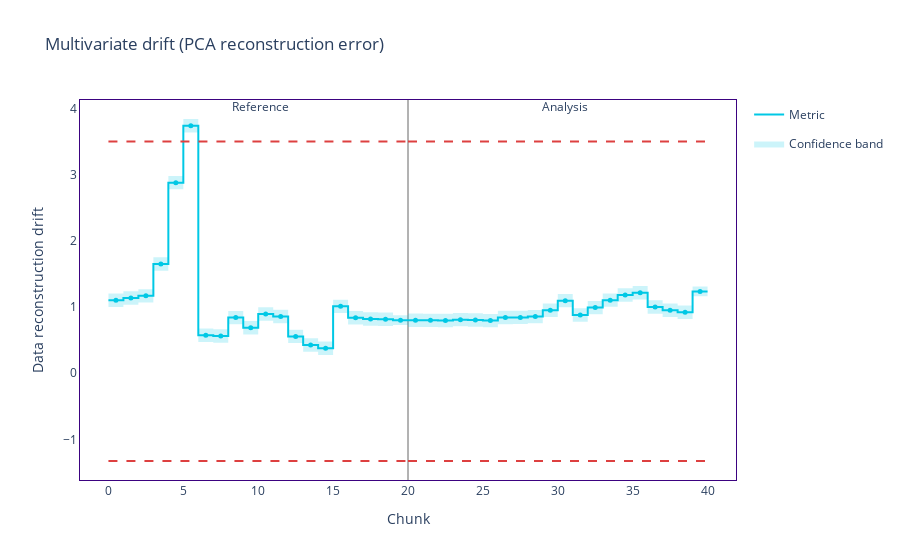

The cell this chart's notebook holds for it:
### Code cell
plot_multivariate_drift(reference_data, df2_nanny)

### Figure 1 — Plotly figure (JSON) as saved in the notebook; plotly's stock layout.template omitted (floating-point values rounded to 4 significant figures; data arrays with more than 128 entries replaced by an {"elided": "..."} marker saying what was removed)
{"data": [{"hoverinfo": "skip", "legendgroup": "metric_reference", "line": {"color": "#00c8e5", "shape": "hv", "width": 2}, "mode": "lines", "name": "Metric", "showlegend": true, "type": "scatter", "x": [0, 1, 2, 3, 4, 5, 6, 7, 8, 9, 10, 11, 12, 13, 14, 15, 16, 17, 18, 19, 20], "y": [1.106, 1.139, 1.171, 1.653, 2.884, 3.746, 0.5745, 0.5636, 0.8426, 0.6897, 0.8973, 0.8586, 0.5578, 0.428, 0.379, 1.013, 0.8398, 0.8209, 0.8164, 0.8039, 0.8039]}, {"customdata": {"elided": "20x7 mixed values"}, "hovertemplate": "%{customdata[1]} &nbsp; &nbsp; %{customdata[2]} <br />Chunk: <b>%{customdata[3]}</b> &nbsp; &nbsp; %{customdata[4]} <br />%{customdata[0]}: <b>%{customdata[5]}</b><br />Confidence band: +/- <b>%{customdata[6]}</b><br /><extra></extra>", "legendgroup": "metric_reference", "marker": {"color": "#00c8e5", "size": 5, "symbol": "circle"}, "mode": "markers", "name": "Metric", "showlegend": false, "type": "scatter", "x": [0.5, 1.5, 2.5, 3.5, 4.5, 5.5, 6.5, 7.5, 8.5, 9.5, 10.5, 11.5, 12.5, 13.5, 14.5, 15.5, 16.5, 17.5, 18.5, 19.5], "y": [1.106, 1.139, 1.171, 1.653, 2.884, 3.746, 0.5745, 0.5636, 0.8426, 0.6897, 0.8973, 0.8586, 0.5578, 0.428, 0.379, 1.013, 0.8398, 0.8209, 0.8164, 0.8039, 0.8039]}, {"hoverinfo": "skip", "legendgroup": "metric_analysis", "line": {"color": "#00c8e5", "shape": "hv", "width": 2}, "mode": "lines", "name": "Metric", "showlegend": false, "type": "scatter", "x": [20, 21, 22, 23, 24, 25, 26, 27, 28, 29, 30, 31, 32, 33, 34, 35, 36, 37, 38, 39, 40], "y": [0.803, 0.8009, 0.7975, 0.8112, 0.8052, 0.7972, 0.8445, 0.8456, 0.8577, 0.9537, 1.099, 0.8819, 0.9935, 1.107, 1.184, 1.218, 1.003, 0.9533, 0.9234, 1.238, 1.238]}, {"customdata": {"elided": "20x7 mixed values"}, "hovertemplate": "%{customdata[1]} &nbsp; &nbsp; %{customdata[2]} <br />Chunk: <b>%{customdata[3]}</b> &nbsp; &nbsp; %{customdata[4]} <br />%{customdata[0]}: <b>%{customdata[5]}</b><br />Confidence band: +/- <b>%{customdata[6]}</b><br /><extra></extra>", "legendgroup": "metric_analysis", "marker": {"color": "#00c8e5", "size": 5, "symbol": "circle"}, "mode": "markers", "name": "Metric", "showlegend": false, "type": "scatter", "x": [20.5, 21.5, 22.5, 23.5, 24.5, 25.5, 26.5, 27.5, 28.5, 29.5, 30.5, 31.5, 32.5, 33.5, 34.5, 35.5, 36.5, 37.5, 38.5, 39.5], "y": [0.803, 0.8009, 0.7975, 0.8112, 0.8052, 0.7972, 0.8445, 0.8456, 0.8577, 0.9537, 1.099, 0.8819, 0.9935, 1.107, 1.184, 1.218, 1.003, 0.9533, 0.9234, 1.238, 1.238]}, {"hoverinfo": "skip", "legendgroup": "alert", "marker": {"color": "#DD4040", "size": 8, "symbol": "diamond"}, "mode": "markers", "name": "Alert", "showlegend": true, "type": "scatter", "x": [], "y": []}, {"hoverinfo": "skip", "legendgroup": "thresh", "line": {"color": "#DD4040", "dash": "dash", "width": 2}, "mode": "lines", "name": "Threshold", "showlegend": false, "type": "scatter", "x": [0, 1, 2, 3, 4, 5, 6, 7, 8, 9, 10, 11, 12, 13, 14, 15, 16, 17, 18, 19, 20], "y": [3.506, 3.506, 3.506, 3.506, 3.506, 3.506, 3.506, 3.506, 3.506, 3.506, 3.506, 3.506, 3.506, 3.506, 3.506, 3.506, 3.506, 3.506, 3.506, 3.506, 3.506]}, {"hoverinfo": "skip", "legendgroup": "thresh", "line": {"color": "#DD4040", "dash": "dash", "width": 2}, "mode": "lines", "name": "Threshold", "showlegend": false, "type": "scatter", "x": [0, 1, 2, 3, 4, 5, 6, 7, 8, 9, 10, 11, 12, 13, 14, 15, 16, 17, 18, 19, 20], "y": [-1.327, -1.327, -1.327, -1.327, -1.327, -1.327, -1.327, -1.327, -1.327, -1.327, -1.327, -1.327, -1.327, -1.327, -1.327, -1.327, -1.327, -1.327, -1.327, -1.327, -1.327]}, {"hoverinfo": "skip", "legendgroup": "thresh", "line": {"color": "#DD4040", "dash": "dash", "width": 2}, "mode": "lines", "name": "Threshold", "showlegend": false, "type": "scatter", "x": [20, 21, 22, 23, 24, 25, 26, 27, 28, 29, 30, 31, 32, 33, 34, 35, 36, 37, 38, 39, 40], "y": [3.506, 3.506, 3.506, 3.506, 3.506, 3.506, 3.506, 3.506, 3.506, 3.506, 3.506, 3.506, 3.506, 3.506, 3.506, 3.506, 3.506, 3.506, 3.506, 3.506, 3.506]}, {"hoverinfo": "skip", "legendgroup": "thresh", "line": {"color": "#DD4040", "dash": "dash", "width": 2}, "mode": "lines", "name": "Threshold", "showlegend": false, "type": "scatter", "x": [20, 21, 22, 23, 24, 25, 26, 27, 28, 29, 30, 31, 32, 33, 34, 35, 36, 37, 38, 39, 40], "y": [-1.327, -1.327, -1.327, -1.327, -1.327, -1.327, -1.327, -1.327, -1.327, -1.327, -1.327, -1.327, -1.327, -1.327, -1.327, -1.327, -1.327, -1.327, -1.327, -1.327, -1.327]}, {"hoverinfo": "skip", "line": {"color": "rgba(0,0,0,0)", "shape": "hv"}, "mode": "lines", "name": "Confidence band", "showlegend": false, "type": "scatter", "x": [0, 1, 2, 3, 4, 5, 6, 7, 8, 9, 10, 11, 12, 13, 14, 15, 16, 17, 18, 19, 20], "y": [1.207, 1.24, 1.273, 1.754, 2.985, 3.847, 0.6759, 0.6649, 0.9439, 0.791, 0.9986, 0.96, 0.6591, 0.5293, 0.4803, 1.114, 0.9411, 0.9222, 0.9177, 0.8778, 0.8778]}, {"fill": "tonexty", "fillcolor": "rgba(0.0, 0.7843137254901961, 0.8980392156862745, 0.2)", "hoverinfo": "skip", "line": {"color": "rgba(0,0,0,0)", "shape": "hv"}, "mode": "lines", "name": "Confidence band", "showlegend": true, "type": "scatter", "x": [0, 1, 2, 3, 4, 5, 6, 7, 8, 9, 10, 11, 12, 13, 14, 15, 16, 17, 18, 19, 20], "y": [1.005, 1.038, 1.07, 1.551, 2.783, 3.645, 0.4732, 0.4623, 0.7413, 0.5884, 0.796, 0.7573, 0.4565, 0.3267, 0.2777, 0.9115, 0.7385, 0.7196, 0.7151, 0.7299, 0.7299]}, {"hoverinfo": "skip", "line": {"color": "rgba(0,0,0,0)", "shape": "hv"}, "mode": "lines", "name": "Confidence band", "showlegend": false, "type": "scatter", "x": [20, 21, 22, 23, 24, 25, 26, 27, 28, 29, 30, 31, 32, 33, 34, 35, 36, 37, 38, 39, 40], "y": [0.9043, 0.9022, 0.8988, 0.9126, 0.9065, 0.8985, 0.9459, 0.9469, 0.959, 1.055, 1.2, 0.9832, 1.095, 1.208, 1.285, 1.319, 1.105, 1.055, 1.025, 1.312, 1.312]}, {"fill": "tonexty", "fillcolor": "rgba(0.0, 0.7843137254901961, 0.8980392156862745, 0.2)", "hoverinfo": "skip", "line": {"color": "rgba(0,0,0,0)", "shape": "hv"}, "mode": "lines", "name": "Confidence band", "showlegend": false, "type": "scatter", "x": [20, 21, 22, 23, 24, 25, 26, 27, 28, 29, 30, 31, 32, 33, 34, 35, 36, 37, 38, 39, 40], "y": [0.7016, 0.6996, 0.6962, 0.7099, 0.7039, 0.6959, 0.7432, 0.7443, 0.7564, 0.8524, 0.9972, 0.7806, 0.8922, 1.005, 1.083, 1.116, 0.9019, 0.852, 0.8221, 1.164, 1.164]}], "layout": {"annotations": [{"showarrow": false, "text": "Reference", "x": 9.5, "xshift": 10, "y": 1.01, "yref": "y domain"}, {"showarrow": false, "text": "Analysis", "x": 29.5, "xshift": 15, "y": 1.01, "yref": "y domain"}], "hoverlabel": {"bgcolor": "white", "font": {"size": 14}}, "legend": {"itemclick": false, "itemdoubleclick": false, "traceorder": "grouped"}, "paper_bgcolor": "rgba(255,255,255,1)", "plot_bgcolor": "rgba(255,255,255,1)", "shapes": [{"layer": "below", "line": {"color": "#666666", "width": 1}, "type": "line", "x0": 20, "x1": 20, "xref": "x", "y0": 0, "y1": 1, "yref": "y domain"}], "title": {"text": "Multivariate drift (PCA reconstruction error)"}, "xaxis": {"linecolor": "#3b0280", "matches": "x", "mirror": true, "showgrid": false, "title": {"text": "Chunk"}, "zeroline": false}, "yaxis": {"linecolor": "#3b0280", "mirror": true, "showgrid": false, "title": {"text": "Data reconstruction drift"}, "zeroline": false}}}
